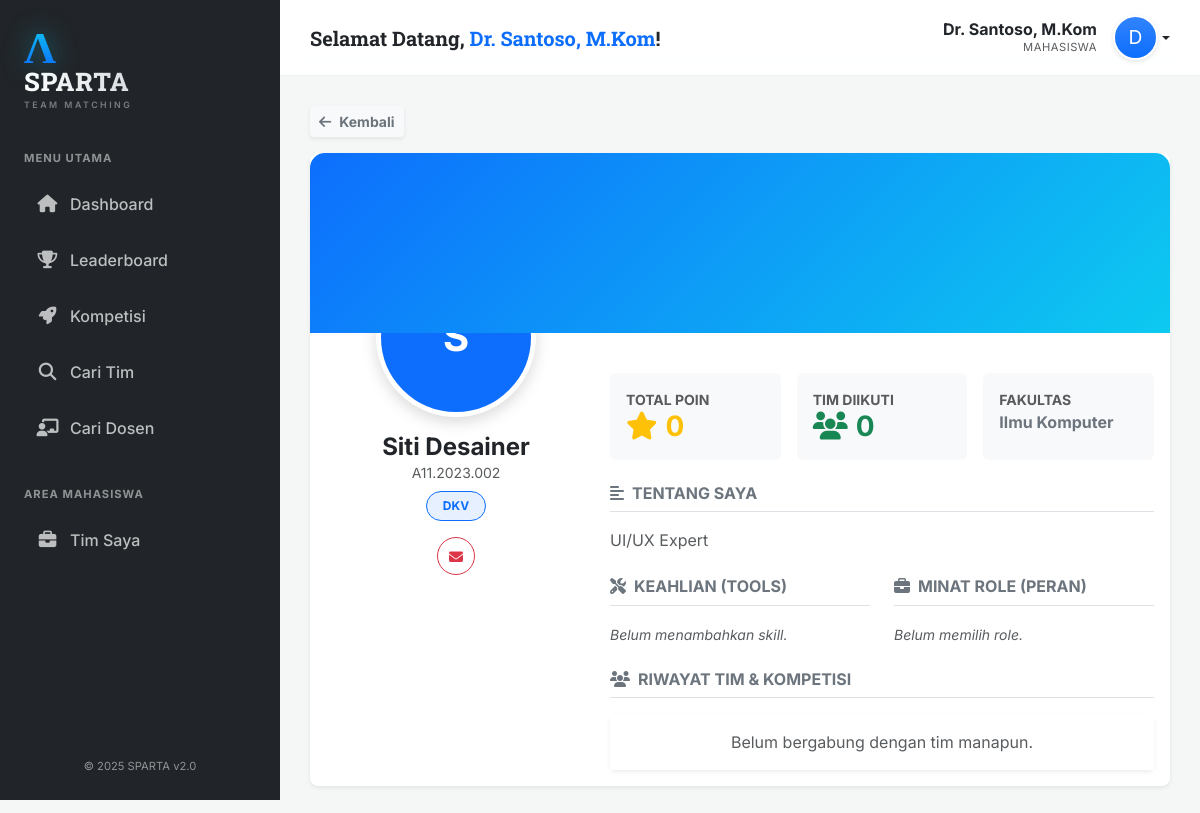
/?page=profile&id=2 (signed in), run on the app's committed database.
### tables this page shows
CREATE TABLE Mahasiswa (
    ID_Mahasiswa INT AUTO_INCREMENT PRIMARY KEY,
    NIM VARCHAR(20) UNIQUE DEFAULT NULL,
    Nama_Mahasiswa VARCHAR(150) NOT NULL,
    Email VARCHAR(100) UNIQUE NOT NULL,
    Password_Hash VARCHAR(255) NOT NULL,
    Tempat_Lahir VARCHAR(50),
    Tanggal_Lahir DATE,
    Bio TEXT,
    No_HP VARCHAR(20) DEFAULT NULL,
    LinkedIn VARCHAR(255) DEFAULT NULL,
    Total_Poin FLOAT DEFAULT 0,
    ID_Prodi INT DEFAULT NULL,
    Foto_Profil VARCHAR(255) DEFAULT NULL,
    Is_Verified TINYINT(1) DEFAULT 0,
    Verification_Token VARCHAR(255) DEFAULT NULL,
    FOREIGN KEY (ID_Prodi) REFERENCES Prodi(ID_Prodi) ON DELETE SET NULL
);

CREATE TABLE Prodi (
    ID_Prodi INT AUTO_INCREMENT PRIMARY KEY,
    Nama_Prodi VARCHAR(100) NOT NULL,
    ID_Fakultas INT,
    FOREIGN KEY (ID_Fakultas) REFERENCES Fakultas(ID_Fakultas) ON DELETE SET NULL
);

CREATE TABLE Fakultas (
    ID_Fakultas INT AUTO_INCREMENT PRIMARY KEY,
    Nama_Fakultas VARCHAR(100) NOT NULL
);

### src/config.php (called while the page is built, shortened)
<?php
function getFotoMhs($nim, $dbPath) {
    return null;
}

### src/pages/profile.php (the view, shortened to what this page needs)
<?php
$idMhs = $_GET['id'] ?? ($_SESSION['user_id'] ?? 0);
$stmt = $pdo->prepare("SELECT m.*, p.Nama_Prodi, f.Nama_Fakultas
                       FROM Mahasiswa m
                       LEFT JOIN Prodi p ON m.ID_Prodi = p.ID_Prodi
                       LEFT JOIN Fakultas f ON p.ID_Fakultas = f.ID_Fakultas
                       WHERE m.ID_Mahasiswa = ?");
$stmt->execute([$idMhs]);
$mhs = $stmt->fetch();
$stmtSkill = $pdo->prepare("SELECT s.Nama_Skill FROM Mahasiswa_Skill ms
                            JOIN Skill s ON ms.ID_Skill = s.ID_Skill
                            WHERE ms.ID_Mahasiswa = ?");
$stmtSkill->execute([$idMhs]);
$skills = $stmtSkill->fetchAll(PDO::FETCH_COLUMN);
$stmtRole = $pdo->prepare("SELECT r.Nama_Role FROM Mahasiswa_Role mr
                           JOIN Role_Tim r ON mr.ID_Role = r.ID_Role
                           WHERE mr.ID_Mahasiswa = ?");
$stmtRole->execute([$idMhs]);
$roles = $stmtRole->fetchAll(PDO::FETCH_COLUMN);
$sqlTim = "
    (SELECT
        t.ID_Tim, t.Nama_Tim, t.ID_Lomba, l.Nama_Lomba,
        kt.Peran AS RolePeran,
        k.Nama_Kategori, pj.Nama_Peringkat, pj.Multiplier_Poin,
        tl.Poin_Dasar, p.Bobot_Poin, /* FIX: Menggunakan alias tl */
        'Member' as RoleType
     FROM Keanggotaan_Tim kt
     JOIN Tim t ON kt.ID_Tim = t.ID_Tim
     LEFT JOIN Lomba l ON t.ID_Lomba = l.ID_Lomba
     LEFT JOIN Kategori_Lomba k ON t.ID_Kategori = k.ID_Kategori
     LEFT JOIN Peringkat_Juara pj ON t.ID_Peringkat = pj.ID_Peringkat
     LEFT JOIN Jenis_Penyelenggara p ON l.ID_Jenis_Penyelenggara = p.ID_Jenis
     LEFT JOIN Tingkatan_Lomba tl ON l.ID_Tingkatan = tl.ID_Tingkatan /* FIX: Tambah Join Tingkatan_Lomba */
     WHERE kt.ID_Mahasiswa = ?)
    UNION
    (SELECT
        t.ID_Tim, t.Nama_Tim, t.ID_Lomba, l.Nama_Lomba,
        'Leader' AS RolePeran,
        k.Nama_Kategori, pj.Nama_Peringkat, pj.Multiplier_Poin,
        tl.Poin_Dasar, p.Bobot_Poin, /* FIX: Menggunakan alias tl */
        'Leader' as RoleType
     FROM Tim t
     LEFT JOIN Lomba l ON t.ID_Lomba = l.ID_Lomba
     LEFT JOIN Kategori_Lomba k ON t.ID_Kategori = k.ID_Kategori
     LEFT JOIN Peringkat_Juara pj ON t.ID_Peringkat = pj.ID_Peringkat
     LEFT JOIN Jenis_Penyelenggara p ON l.ID_Jenis_Penyelenggara = p.ID_Jenis
     LEFT JOIN Tingkatan_Lomba tl ON l.ID_Tingkatan = tl.ID_Tingkatan /* FIX: Tambah Join Tingkatan_Lomba */
     WHERE t.ID_Mahasiswa_Ketua = ?)
    ORDER BY ID_Tim DESC
";
$stmtTim = $pdo->prepare($sqlTim);
$stmtTim->execute([$idMhs, $idMhs]);
$teams = $stmtTim->fetchAll();
?>
<div class="mb-3">
    <a href="javascript:history.back()" class="btn btn-light btn-sm shadow-sm text-secondary fw-bold"><i class="fas fa-arrow-left me-2"></i>Kembali</a>
</div>
<div class="card border-0 shadow-sm mb-4 overflow-hidden rounded-3">
    <div class="profile-cover"></div>
    <div class="card-body pt-0">
        <div class="row">
            <div class="col-md-4">
                <div class="profile-avatar-container mb-3 text-center">
                    <?php
                        $foto = getFotoMhs($mhs['NIM'], $mhs['Foto_Profil']);
                    ?>
                    <?php if($foto): ?>
                        <img src="<?= $foto ?>?t=<?= time() ?>" class="rounded-circle profile-avatar">
                    <?php else: ?>
                        <div class="rounded-circle profile-avatar d-inline-flex align-items-center justify-content-center mx-auto bg-primary text-white fs-1 fw-bold">
                            <?= strtoupper(substr($mhs['Nama_Mahasiswa'], 0, 1)) ?>
                        </div>
                    <?php endif; ?>
                </div>
                <div class="text-center px-md-2">
                    <h4 class="fw-bold text-dark mb-0 text-center"><?= htmlspecialchars($mhs['Nama_Mahasiswa']) ?></h4>
                    <p class="text-muted small mb-2 text-center"><?= htmlspecialchars($mhs['NIM']) ?></p>
                    <div class="d-flex justify-content-center mb-3">
                         <span class="badge bg-primary bg-opacity-10 text-primary border border-primary px-3 py-2 rounded-pill">
                            <?= htmlspecialchars($mhs['Nama_Prodi']) ?>
                         </span>
                    </div>
                    <div class="d-flex justify-content-center gap-2 mb-4">
                        <a href="mailto:<?= htmlspecialchars($mhs['Email']) ?>" class="btn btn-outline-danger btn-sm rounded-circle" style="width:38px; height:38px; padding-top:8px"><i class="fas fa-envelope"></i></a>
                    </div>
                </div>
            </div>
            <div class="col-md-8 pt-md-4 mt-3">
                <div class="row g-3 mb-4">
                    <div class="col-md-4">
                        <div class="card bg-light border-0 h-100 stat-card p-3">
                            <small class="text-muted fw-bold text-uppercase">Total Poin</small>
                            <h3 class="fw-bold text-warning mb-0"><i class="fas fa-star me-2"></i><?= number_format($mhs['Total_Poin']) ?></h3>
                        </div>
                    </div>
                    <div class="col-md-4">
                        <div class="card bg-light border-0 h-100 stat-card p-3" style="border-color: #198754 !important;">
                            <small class="text-muted fw-bold text-uppercase">Tim Diikuti</small>
                            <h3 class="fw-bold text-success mb-0"><i class="fas fa-users me-2"></i><?= count($teams) ?></h3>
                        </div>
                    </div>
                    <div class="col-md-4">
                        <div class="card bg-light border-0 h-100 stat-card p-3" style="border-color: #6c757d !important;">
                            <small class="text-muted fw-bold text-uppercase">Fakultas</small>
                            <div class="fw-bold text-secondary text-truncate" title="<?= htmlspecialchars($mhs['Nama_Fakultas']) ?>">
                                <?= htmlspecialchars($mhs['Nama_Fakultas'] ?? '-') ?>
                            </div>
                        </div>
                    </div>
                </div>
                <div class="mb-4">
                    <h6 class="fw-bold text-secondary text-uppercase border-bottom pb-2 mb-3"><i class="fas fa-align-left me-2"></i>Tentang Saya</h6>
                    <p class="text-muted" style="line-height: 1.6;">
                        <?= !empty($mhs['Bio']) ? nl2br(htmlspecialchars($mhs['Bio'])) : '<span class="fst-italic opacity-50">Belum ada deskripsi diri.</span>' ?>
                    </p>
                </div>
                <div class="row">
                    <div class="col-md-6 mb-4">
                        <h6 class="fw-bold text-secondary text-uppercase border-bottom pb-2 mb-3"><i class="fas fa-tools me-2"></i>Keahlian (Tools)</h6>
                        <?php if(!empty($skills)): ?>
                            <div class="d-flex flex-wrap gap-2">
                                <?php foreach($skills as $s): ?>
                                    <span class="badge bg-success rounded-pill px-3 py-2 fw-normal fs-6" style="background-color: rgba(16, 185, 129, 0.1) !important; color: #10b981 !important;">
                                        <i class="fas fa-check-circle me-1"></i> <?= htmlspecialchars($s) ?>
                                    </span>
                                <?php endforeach; ?>
                            </div>
                        <?php else: ?>
                            <small class="text-muted fst-italic">Belum menambahkan skill.</small>
                        <?php endif; ?>
                    </div>
                    <div class="col-md-6 mb-4">
                        <h6 class="fw-bold text-secondary text-uppercase border-bottom pb-2 mb-3"><i class="fas fa-briefcase me-2"></i>Minat Role (Peran)</h6>
                        <?php if(!empty($roles)): ?>
                            <div class="d-flex flex-wrap gap-2">
                                <?php foreach($roles as $r): ?>
                                    <span class="badge bg-info rounded-pill px-3 py-2 fw-normal fs-6" style="background-color: rgba(59, 130, 246, 0.1) !important; color: #3b82f6 !important;">
                                        <i class="fas fa-user-tag me-1"></i> <?= htmlspecialchars($r) ?>
                                    </span>
                                <?php endforeach; ?>
                            </div>
                        <?php else: ?>
                            <small class="text-muted fst-italic">Belum memilih role.</small>
                        <?php endif; ?>
                    </div>
                </div>
                <h6 class="fw-bold text-secondary text-uppercase border-bottom pb-2 mb-3"><i class="fas fa-users me-2"></i>Riwayat Tim & Kompetisi</h6>
                <div class="card border-0 shadow-sm">
                    <div class="card-body p-0">
                        <ul class="list-group list-group-flush">
                            <?php if(empty($teams)): ?>
                                <li class="list-group-item text-muted text-center py-3">Belum bergabung dengan tim manapun.</li>
                            <?php endif; ?>
                        </ul>
                    </div>
                </div>
            </div>
        </div>
    </div>
</div>

### src/index.php (style rules this page uses)
:root { --primary-gradient: linear-gradient(135deg, #0d6efd, #0dcaf0); --sidebar-bg: #212529; --sidebar-width: 280px; }
body { font-family: 'Inter', sans-serif; background-color: #f4f7f6; }

### src/pages/profile.php (style rules this page uses)
.profile-cover { height: 180px; background: linear-gradient(135deg, #0d6efd, #0dcaf0); border-radius: 15px 15px 0 0; position: relative; }
.profile-avatar { width: 160px; height: 160px; object-fit: cover; border: 5px solid #fff; box-shadow: 0 5px 15px rgba(0,0,0,0.15); background-color: #fff; margin-top: -90px; }
.stat-card { border-left: 4px solid #0d6efd; transition: transform 0.2s; }

### data on the page
mahasiswa: Nama_Mahasiswa "S", Nama_Mahasiswa "Siti Desainer", NIM "A11.2023.002", ID_Prodi.Nama_Prodi "DKV", Total_Poin "0", fakultas.Nama_Fakultas "Ilmu Komputer", Bio "UI/UX Expert"

### other printed values
$namaUser "Dr. Santoso, M.Kom"
substr($namaUser, 0, 1) "D"
count($teams) "0"
